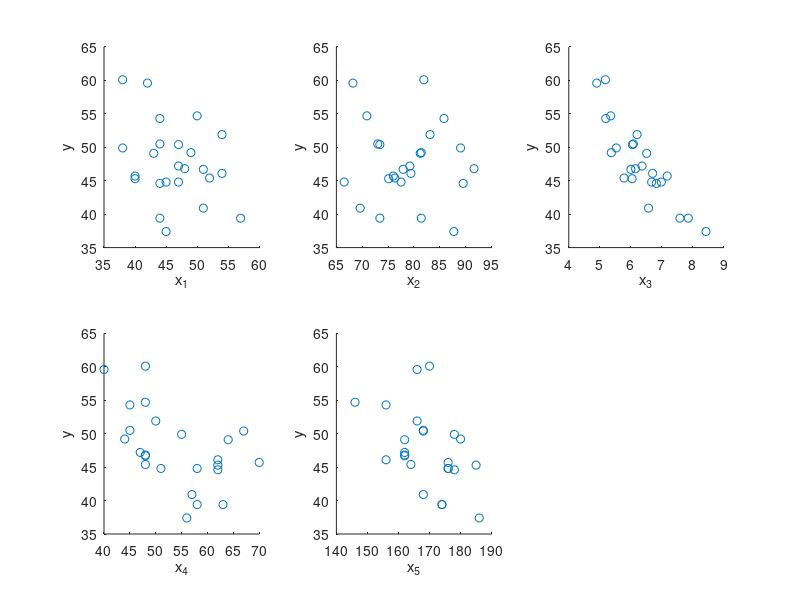

The MATLAB script that drew this image: (Note: this script raises an error after producing the figure.)
format long
clear all

x = [44, 89.5, 6.82, 62, 178;
    40, 75.1, 6.04, 62, 185;
    44, 85.8, 5.19, 45, 156;
    42, 68.2, 4.90, 40, 166;
    38, 89.0, 5.53, 55, 178;
    47, 77.5, 6.98, 58, 176;
    40, 76.0, 7.17, 70, 176;
    43, 81.2, 6.51, 64, 162;
    44, 81.4, 7.85, 63, 174;
    38, 81.9, 5.18, 48, 170;
    44, 73.0, 6.08, 45, 168;
    45, 87.7, 8.42, 56, 186;
    45, 66.5, 6.67, 51, 176;
    47, 79.2, 6.36, 47, 162;
    54, 83.1, 6.20, 50, 166;
    49, 81.4, 5.37, 44, 180;
    51, 69.6, 6.57, 57, 168;
    51, 77.9, 6.00, 48, 162;
    48, 91.6, 6.15, 48, 162;
    47, 73.4, 6.05, 67, 168;
    57, 73.4, 7.58, 58, 174;
    54, 79.4, 6.70, 62, 156;
    52, 76.3, 5.78, 48, 164;
    50, 70.9, 5.35, 48, 146];

y = [44.6, 45.3, 54.3, 59.6, 49.9, 44.8, 45.7, 49.1, 39.4, 60.1, 50.5, 37.4, 44.8, 47.2, 51.9, 49.2, 40.9, 46.7, 46.8, 50.4, 39.4, 46.1, 45.4, 54.7];

% 第一问
disp('--------------第一问--------------')
for i = 1:5
    figure(1), subplot(2, 3, i), scatter(x(:, i), y), xlabel(sprintf('x_%d', i)), ylabel('y');
    [b, bint, r, rint, s] = regress(y', [ones(24, 1), x(:, i)]);
    disp(['变量 x_', num2str(i), ' 的线性回归结果：'])
    disp('系数 b：')
    disp(b)
    disp('系数的置信区间 bint：')
    disp(bint)
    disp('回归的标准误差 s：')
    disp(s)
end

% 第二问
disp('--------------第二问--------------')
stepwise(x, y');
[b, bint, r, rint, s] = regress(y', [ones(24, 1), x(:, 1), x(:, 3)]);
disp('逐步回归结果：')
disp('系数 b：')
disp(b)
disp('系数的置信区间 bint：')
disp(bint)
disp('回归的标准误差 s：')
disp(s)

% 第三问
disp('--------------第三问--------------')
[b, bint, r, rint, s] = regress(y', [ones(24, 1), x(:, 1), x(:, 3), x(:, 5)]);
disp('多变量回归结果：')
disp('系数 b：')
disp(b)
disp('系数的置信区间 bint：')
disp(bint)
disp('回归的标准误差 s：')
disp(s)

figure(2), rcoplot(r, rint);

% 第四问
disp('--------------第四问--------------')
new_x = [];
new_y = [];
index = 1;

for i = [1:9, 11:14, 16:24]
    new_x(index, :) = x(i, :);
    new_y(index) = y(i);
    index = index + 1;
end

[b, bint, r, rint, s] = regress(new_y', [ones(22, 1), new_x(:, 1), new_x(:, 3), new_x(:, 5)]);
disp('移除异常值后的回归结果：')
disp('系数 b：')
disp(b)
disp('系数的置信区间 bint：')
disp(bint)
disp('回归的标准误差 s：')
disp(s)
